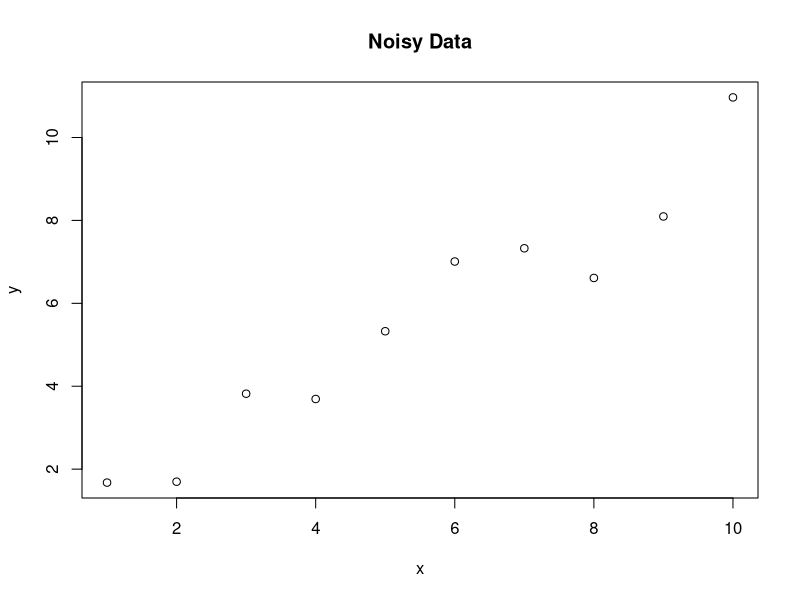
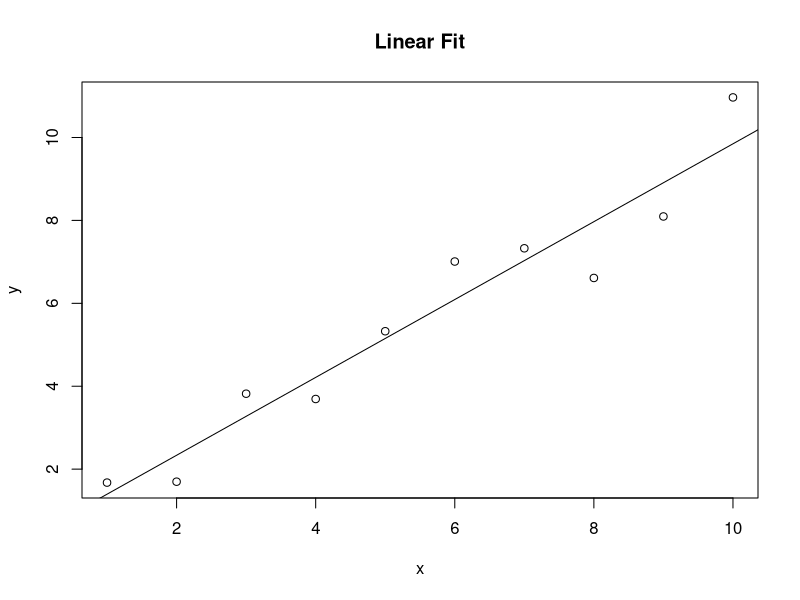
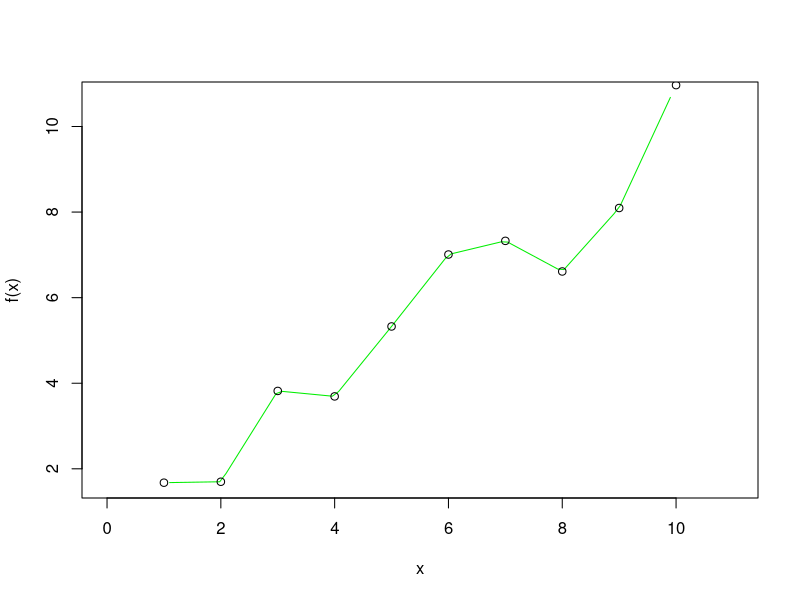
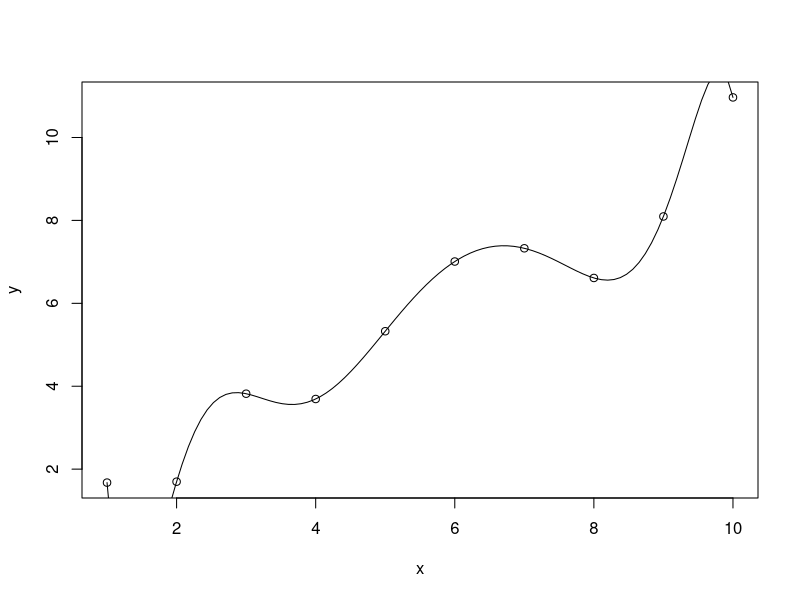
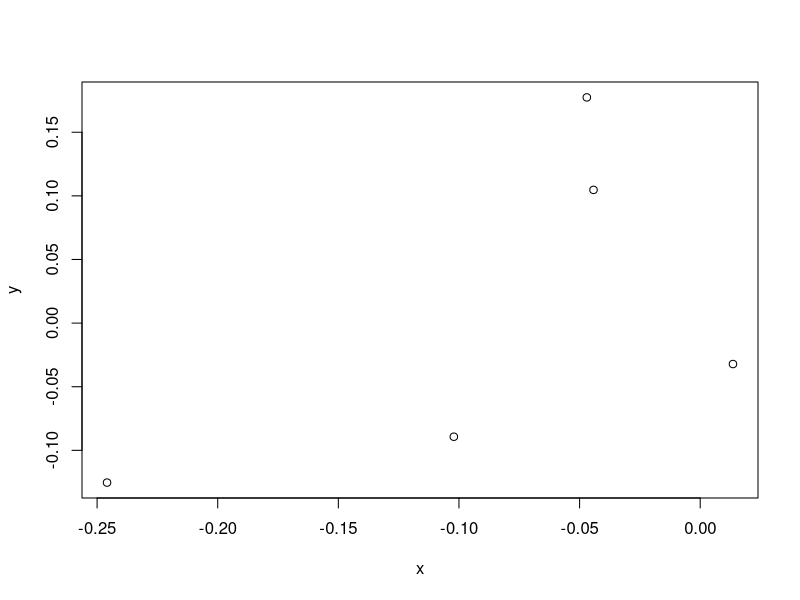

These charts were generated, in order, by the following R code:
## ---- chunk 1
knitr::opts_chunk$set(echo = TRUE)
library(dplyr)
library(lubridate)
## ---- chunk 2
df <- read.csv("StudentSurveys.csv")

head(df)
## ---- chunk 3
df |>
  count(Year)
## ---- chunk 4
df %>%
  mutate(Year = factor(Year,levels  = c("FirstYear","Sophomore", "Junior", "Senior")))%>%
  count(Year)
## ---- chunk 5
df %>%
  group_by(Year)%>%
  summarise(avg = mean(GPA, na.rm = TRUE), std = sd(GPA, na.rm = TRUE))
## ---- chunk 6
df |>
  filter(Year == "Junior")|>
 # mutate(HigherSAT = if_else(VerbalSAT >= MathSAT, "Verbal", "Math"))|> #if the actual wasn't there
  count(HigherSAT)

## ---- chunk 7
table(df[df$Year=="Junior","HigherSAT"])
## ---- chunk 8
x = c(1:10)
y = x + rnorm(10)

plot(x,y, main = "Noisy Data")
## ---- chunk 9
fit <- lm(y~x)

plot(x,y, main = "Linear Fit")
abline(fit)

## ---- chunk 10
f <- approxfun(x, y)
curve(f(x), 0, 11, col = "green2")
points(x, y)

## ---- chunk 11
lagrange <- function(x0, y0) {
  f <- function (x) {
    sum(y0 * sapply(seq_along(x0), \(j) {
      prod(x - x0[-j])/prod(x0[j] - x0[-j])
    }))
  }
  Vectorize(f, "x")
} #https://stackoverflow.com/questions/73994021/lagrange-interpolation-formula-in-r-programming

f <- lagrange(x,y)
plot(x,y)
curve(f, from = 1, to = 10, add = TRUE)
## ---- chunk 12
n <- 5
acc <- .1
prec <- .1

x<- rnorm(5,mean = 0, sd = acc)+rnorm(5,mean = 0, sd = prec)
y<- rnorm(5,mean = 0, sd = acc)+rnorm(5,mean = 0, sd = prec)

plot(x,y)#This doesn't work as well as I hoped...

## ---- chunk 13
x <- c(1:100)

evens <- x%%2==0

x[evens]
## ---- chunk 14
disney <- read.csv("disney.csv")



weekdays(mdy(disney$Release.date..datetime.))[1]
## ---- chunk 15
df |>
  group_by(Year) |>
  summarise("Aritmetic Mean" = mean(GPA, na.rm = TRUE), 
            "Geometric Mean" = exp(mean(log(GPA), na.rm = TRUE)),
            "Standard Deviation" = sd(GPA, na.rm = TRUE), 
            "InterQuartile Range" = IQR(GPA, na.rm = TRUE)
            )
